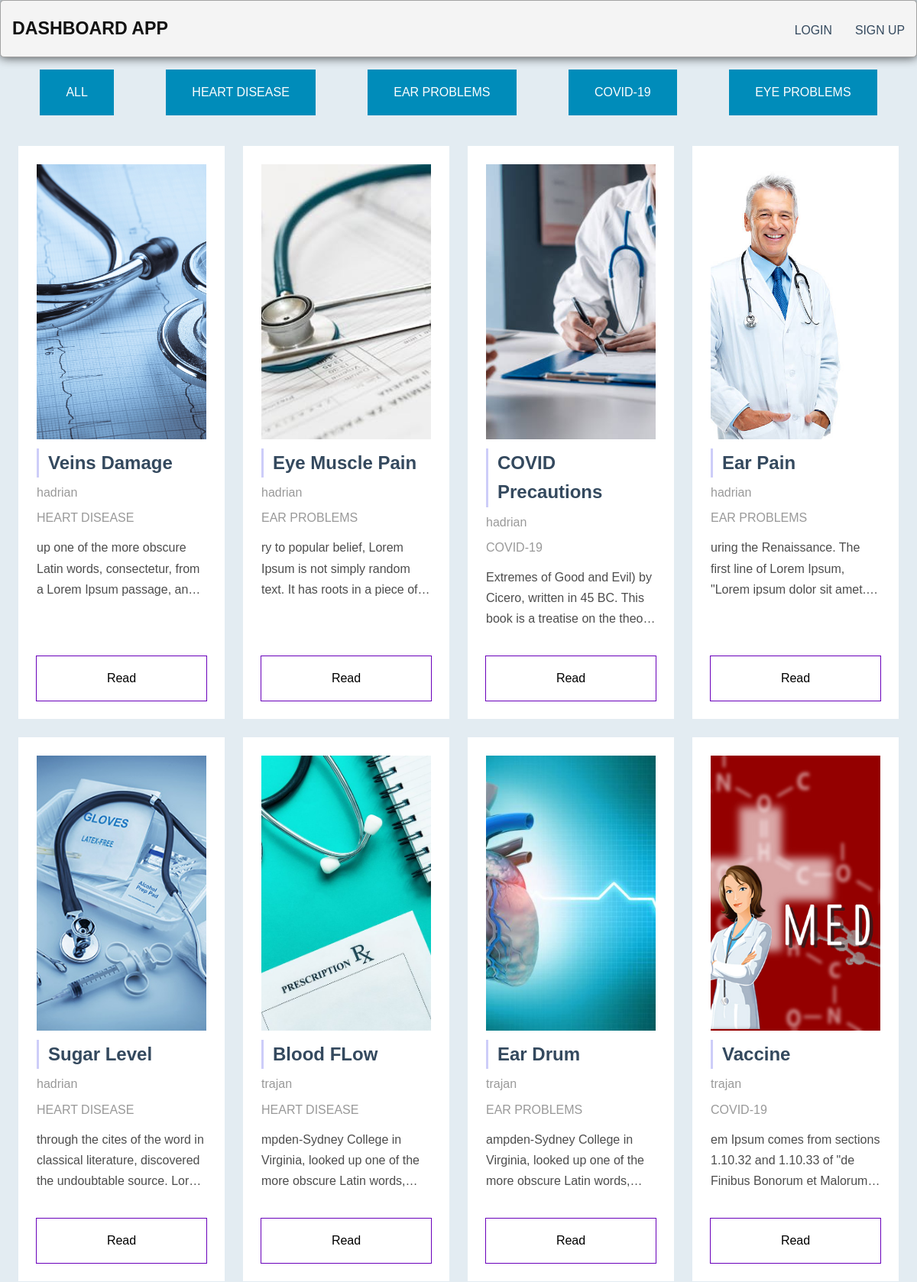
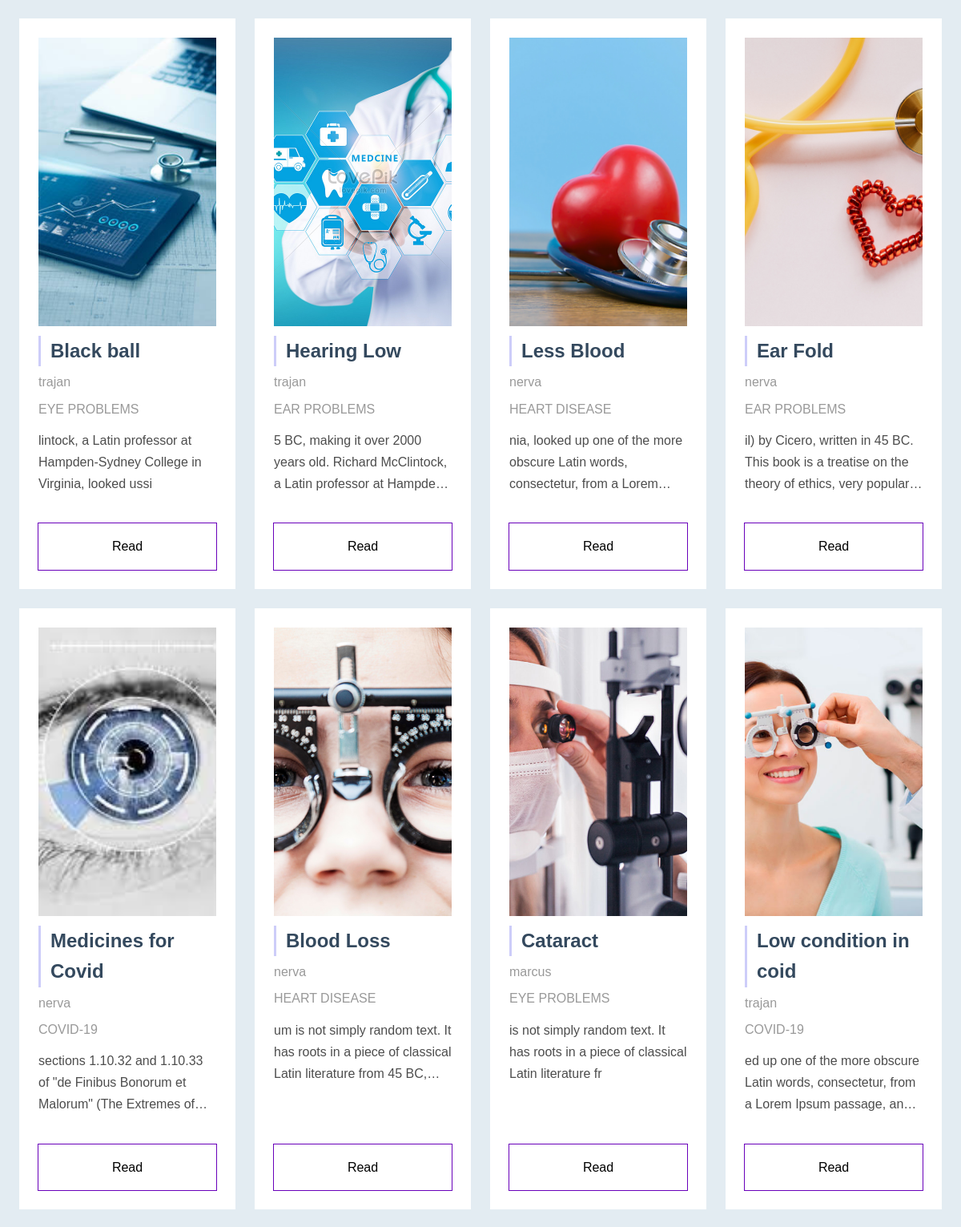
Screenshot of /blogs (upper part) with the database file from the repository (2 pictures, top to bottom).
### base/models.py (models this page shows)
class Blog(models.Model):
    author = models.ForeignKey(CustomUser, on_delete=models.CASCADE, null=True)
    title = models.CharField(null=True, blank=False, max_length=150)
    image = models.ImageField(upload_to = 'images/', null = True, blank = False)
    category = models.CharField(
        max_length=20, choices=CATEGORIES, default="HEART DISEASE"
    )
    draft = models.CharField(
        max_length=4, choices=DRAFT, default="NO"
    )
    summary = models.TextField(null=True, blank=False)
    content = models.TextField(null=True, blank=False)
    updated = models.DateTimeField(auto_now=True, null=True) #whenever user updates something about this model, date is recorded
    created = models.DateTimeField(auto_now_add=True, null=True) # records date of creation og entry of this model table
    class Meta:
        ordering = ['-updated', 'created']

class CustomUser(AbstractUser):
    address = models.TextField(null=True, blank=False)
    city = models.CharField(max_length=200, null=True, blank=False)
    pincode = models.IntegerField(null=True, blank=False)
    image = models.ImageField(upload_to="image", null=True, blank=True)
    role = models.CharField(max_length=10, choices=ROLE_CHOICES, default="doctor")

### base/views.py (the view)
# urls.py: path("blogs", views.blogsPage, name="blogs"),
def blogsPage(request):
    q = request.GET.get("q") if request.GET.get("q") != None else ""
    if q == "":
        blogs = Blog.objects.all()
    else:
        blogs = Blog.objects.filter(category=q)
    context = {"blogs": blogs}
    return render(request, "base/blogs.html", context)

### base/templates/base/blogs.html (shortened to what this page needs)
{% extends 'main.html' %} {% block content %}
<div class="categories">
    <a class="button" href="{% url 'blogs' %}">ALL</a>
    <a class="button" href="{% url 'blogs' %}?q=HEART%20DISEASE">HEART DISEASE</a>
    <a class="button" href="{% url 'blogs' %}?q=EAR%20PROBLEMS">EAR PROBLEMS</a></li>
    <a class="button" href="{% url 'blogs' %}?q=COVID-19">COVID-19</a>
    <a class="button" href="{% url 'blogs' %}?q=EYE%20PROBLEMS" ->EYE PROBLEMS</a>
</div>
<div class="wrap">
  {% for blog in blogs %}
  <div class="box">
    <div class="box-top">
      <img
        class="box-image"
        src="{{ blog.image.url }}"
      />
      <div class="title-flex">
        <h3 class="box-title">{{blog.title}}</h3>
        <p class="user-follow-info">{{blog.author}}</p>
        <p class="user-follow-info">{{blog.category}}   </p>
      </div>
      <p class="description truncated-text">
        {{blog.summary}}
      </p>
    </div>
    <a href="{% url 'blog' blog.id %}" class="button-read">Read</a>
  </div>
  {% endfor %}
</div>
{% endblock content %}

### templates/navbar.html (style rules this page uses)
* { box-sizing: border-box; }
body { font-family: "Montserrat", sans-serif; line-height: 1.6; margin: 0; min-height: 100vh; }
h2, h3, a { color: #34495e; }
a { text-decoration: none; }

### base/templates/base/blogs.html (style rules this page uses)
* { box-sizing: border-box; padding: 0; margin: 0; }
:root { --purple: hsl(240, 80%, 89%); --pink: hsl(0, 59%, 94%); --light-bg: hsl(204, 37%, 92%); --light-gray-bg: hsl(0, 0%, 94%); --white: hsl(0, 0%, 100%); --dark: hsl(0, 0%, 7%); --text-gray: hsl(0, 0%, 30%); }
body { background: var(--light-bg); font-family: "Space Grotesk", sans-serif; color: var(--dark); }
h3 { font-size: 1.5em; font-weight: 700; }
p { font-size: 1em; line-height: 1.7; font-weight: 300; color: var(--text-gray); }
.description { white-space: wrap; }
a { text-decoration: none; color: inherit; }
.wrap { display: flex; justify: space-between; align-items: stretch; width: 100%; gap: 24px; padding: 24px; flex-wrap: wrap; }
.box { display: flex; flex-direction: column; flex-basis: 100%; position: relative; padding: 24px; background: #fff; }
.box-top { display: flex; flex-direction: column; position: relative; gap: 12px; margin-bottom: 36px; }
.box-image { width: 100%; height: 360px; object-fit: cover; object-position: 50% 20%; }
.title-flex { display: flex; justify-content: space-between; align-items: center; }
.box-title { border-left: 3px solid var(--purple); padding-left: 12px; }
.user-follow-info { color: hsl(0, 0%, 60%); }
.button-read { display: block; justify-content: center; align-items: center; text-align: center; margin-top: auto; padding: 16px; color: #000; background: transparent; box-shadow: 0px 0px 0px 1px #6900ba; transition: background 0.4s ease; }
@media (min-width: 320px) { .title-flex { display: flex; flex-direction: column; justify-content: flex-start; align-items: start; } }
@media (min-width: 320px) { .user-follow-info { margin-top: 6px; } }
@media (min-width: 460px) { .title-flex { display: flex; flex-direction: row; justify-content: space-between; align-items: start; } }
@media (min-width: 460px) { .user-follow-info { margin-top: 6px; } }
@media (min-width: 640px) { .box { flex-basis: calc(50% - 12px); } }
@media (min-width: 640px) { .title-flex { display: flex; flex-direction: column; justify-content: flex-start; align-items: start; } }
@media (min-width: 640px) { .user-follow-info { margin-top: 6px; } }
@media (min-width: 840px) { .title-flex { display: flex; flex-direction: row; justify-content: space-between; align-items: start; } }
@media (min-width: 840px) { .user-follow-info { margin-top: 6px; } }
@media (min-width: 1024px) { .box { flex-basis: calc(33.3% - 16px); } }
@media (min-width: 1024px) { .title-flex { display: flex; flex-direction: column; justify-content: flex-start; align-items: start; } }
@media (min-width: 1024px) { .user-follow-info { margin-top: 6px; } }
@media (min-width: 1100px) { .box { flex-basis: calc(25% - 18px); } }
.categories { display: flex; flex-wrap:wrap ; justify-content: center; justify-content: space-evenly; }
.button { background-color: #008CBA; border: none; color: white; padding: 15px 32px; text-align: center; text-decoration: none; display: inline-block; font-size: 16px; transition-duration: 0.4s; border: 2px solid #008CBA; margin: 1rem; }
.truncated-text { display: -webkit-box; -webkit-line-clamp: 3; -webkit-box-orient: vertical; overflow: hidden; text-overflow: ellipsis; }

### rows the page displays
Blog: image (picture), title "Veins Damage", author "hadrian", category "HEART DISEASE", summary "up one of the more obscure Latin words, consectetur, from a Lorem Ipsum passage,…"
Blog: image (picture), title "Eye Muscle Pain", author "hadrian", category "EAR PROBLEMS", summary "ry to popular belief, Lorem Ipsum is not simply random text. It has roots in a piece…"
Blog: image (picture), title "COVID Precautions", author "hadrian", category "COVID-19", summary "Extremes of Good and Evil) by Cicero, written in 45 BC. This book is a treatise on the…"
Blog: image (picture), title "Ear Pain", author "hadrian", category "EAR PROBLEMS", summary "uring the Renaissance. The first line of Lorem Ipsum, \"Lorem ipsum dolor sit…"
Blog: image (picture), title "Sugar Level", author "hadrian", category "HEART DISEASE", summary "through the cites of the word in classical literature, discovered the undoubtable source.…"
Blog: image (picture), title "Blood FLow", author "trajan", category "HEART DISEASE", summary "mpden-Sydney College in Virginia, looked up one of the more obscure Latin…"
Blog: image (picture), title "Ear Drum", author "trajan", category "EAR PROBLEMS", summary "ampden-Sydney College in Virginia, looked up one of the more obscure Latin…"
Blog: image (picture), title "Vaccine", author "trajan", category "COVID-19", summary "em Ipsum comes from sections 1.10.32 and 1.10.33 of \"de Finibus Bonorum et…"
Blog: image (picture), title "Black ball", author "trajan", category "EYE PROBLEMS", summary "lintock, a Latin professor at Hampden-Sydney College in Virginia, looked ussi"
Blog: image (picture), title "Hearing Low", author "trajan", category "EAR PROBLEMS", summary "5 BC, making it over 2000 years old. Richard McClintock, a Latin professor…"
Blog: image (picture), title "Less Blood", author "nerva", category "HEART DISEASE", summary "nia, looked up one of the more obscure Latin words, consectetur, from a…"
Blog: image (picture), title "Ear Fold", author "nerva", category "EAR PROBLEMS", summary "il) by Cicero, written in 45 BC. This book is a treatise on the theory of ethics, very…"
Blog: image (picture), title "Medicines for Covid", author "nerva", category "COVID-19", summary "sections 1.10.32 and 1.10.33 of \"de Finibus Bonorum et Malorum\" (The Extremes…"
Blog: image (picture), title "Blood Loss", author "nerva", category "HEART DISEASE", summary "um is not simply random text. It has roots in a piece of classical Latin literature from 45…"
Blog: image (picture), title "Cataract", author "marcus", category "EYE PROBLEMS", summary "is not simply random text. It has roots in a piece of classical Latin literature fr"
Blog: image (picture), title "Low condition in coid", author "trajan", category "COVID-19", summary "ed up one of the more obscure Latin words, consectetur, from a Lorem Ipsum passage,…"
